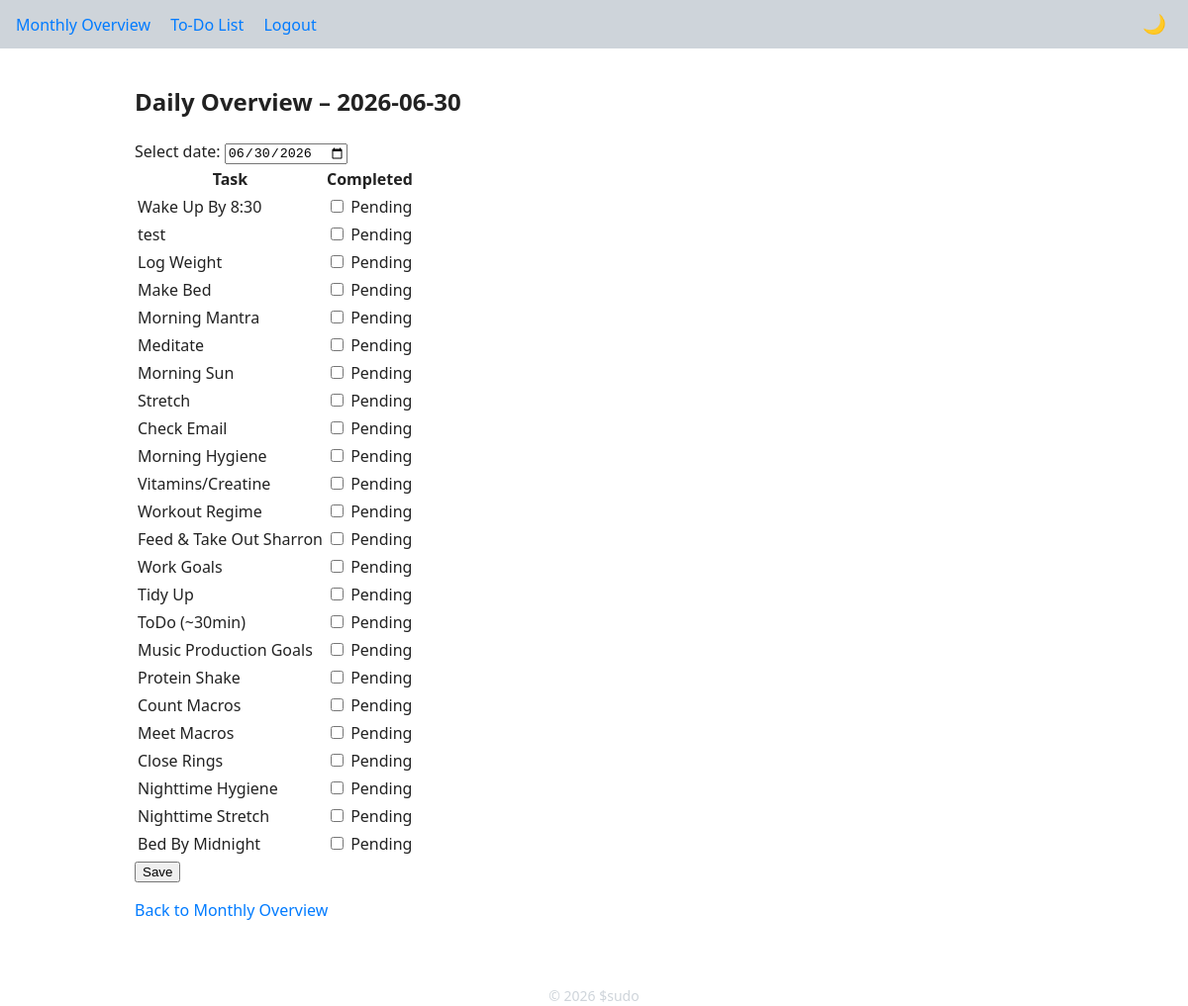
The app's page /daily (signed in) with its own data.
### app/models.py (models this page shows)
class TaskList(db.Model):
    __tablename__ = 'task_lists'
    id = db.Column(db.Integer, primary_key=True)
    user_id = db.Column(db.Integer, db.ForeignKey('users.id'), nullable=False)
    name = db.Column(db.String(200), nullable=False)
    position = db.Column(db.Integer, nullable=False, default=0)

### app/routes/tasks.py (the view, shortened to what this page needs)
@bp.route('/daily', methods=['GET', 'POST'])
@login_required
def daily():
    date_str = request.args.get('date')
    if not date_str:
        date_str = date.today().isoformat()
    try:
        date.fromisoformat(date_str)
    except ValueError:
        return redirect(url_for('main.monthly'))
    statuses = get_daily_status(current_user, date_str)
    task_names = [t.name for t in TaskList.query.filter_by(user_id=current_user.id).order_by(TaskList.position).all()]
    return render_template(
        'tasks/daily.html',
        date=date_str,
        tasks=task_names,
        statuses=statuses,
    )

### app/__init__.py (called while the page is built)
def create_app(config_name: str = 'development') -> Flask:
    app = Flask(__name__, instance_relative_config=True)
    from .config import DevelopmentConfig, ProductionConfig
    config_cls = {
        'development': DevelopmentConfig,
        'production': ProductionConfig
    }[config_name]
    app.config.from_object(config_cls)
    try:
        os.makedirs(app.instance_path, exist_ok=True)
    except OSError as exc:  # pragma: no cover
        raise RuntimeError(f'Failed to create instance folder: {exc}')
    db.init_app(app)
    login_manager.init_app(app)
    csrf.init_app(app)
    from .routes import bp as main_bp
    app.register_blueprint(main_bp)
    with app.app_context():
        db.create_all()
    @app.context_processor
    def inject_current_year():
        return {'current_year': __import__('datetime').datetime.utcnow().year}
    return app

### app/helpers.py (called while the page is built)
def get_daily_status(user, date_str):
    day_obj = date.fromisoformat(date_str)
    tasks = TaskList.query.filter_by(user_id=user.id).order_by(TaskList.position).all()
    status_map = {t.name: False for t in tasks}
    for dt in DailyTask.query.filter_by(user_id=user.id, date=day_obj).all():
        task_name = TaskList.query.get(dt.task_id).name
        status_map[task_name] = dt.status
    return status_map

### app/models.py (called while the page is built)
@login_manager.user_loader
def load_user(user_id: str):
    return User.query.get(int(user_id))

### app/templates/tasks/daily.html (shortened to what this page needs)
{% extends "base.html" %}
{% block content %}
<h2>Daily Overview – {{ date }}</h2>
<form method="get" action="{{ url_for('main.daily') }}">
    <label for="date-select">Select date:</label>
    <input type="date" id="date-select" name="date" value="{{ date }}" onchange="this.form.submit()">
</form>
<form method="post" action="{{ url_for('main.daily', date=date) }}">
    <table class="task-table">
        <thead>
            <tr>
                <th>Task</th>
                <th>Completed</th>
            </tr>
        </thead>
        <tbody>
            {% for task in tasks %}
            <tr>
                <td>{{ task }}</td>
                <td>
                    <input type="checkbox" name="task_{{ loop.index0 }}"
                           id="task_{{ loop.index0 }}"
                           {% if statuses[task] %}checked{% endif %}>
                    <label for="task_{{ loop.index0 }}">
                        {% if statuses[task] %}Done{% else %}Pending{% endif %}
                    </label>
                </td>
            </tr>
            {% endfor %}
        </tbody>
    </table>
    <button type="submit">Save</button>
</form>
<p><a href="{{ url_for('main.monthly') }}">Back to Monthly Overview</a></p>
{% endblock %}

### app/templates/base.html (shortened to what this page needs)
<!DOCTYPE html>
<html lang="en" data-theme="light">
<head>
  <link rel="stylesheet" href="{{ url_for('static', filename='css/style.css') }}">
</head>
<body>
  <nav class="navbar">
    <div class="nav-left">
      {% if current_user.is_authenticated %}
        <a href="{{ url_for('main.monthly') }}">Monthly Overview</a>
        <a href="{{ url_for('main.todolists') }}">To‑Do List</a>
        <a href="{{ url_for('main.logout') }}">Logout</a>
      {% else %}
        <a href="{{ url_for('main.login') }}">Login</a>
        <a href="{{ url_for('main.register') }}">Register</a>
      {% endif %}
    </div>
    <div class="nav-right">
      <button id="theme-toggle" class="theme-toggle" title="Toggle light/dark theme">🌙</button>
    </div>
  </nav>
  {% block wrapper %}
    <div class="container">{% block content %}{% endblock %}</div>
  {% endblock %}
  <footer>
    © {{ current_year }} $sudo
  </footer>
</body>
</html>

### app/static/css/style.css (style rules this page uses)
:root { --bg: #ffffff; --text: #222222; --accent: #007bff; --danger: #dc3545; --success: #28a745; --warning: #ffc107; --border: #ced4da; --border-radius: 4px; --font-family: system-ui, sans-serif; }
html, body { margin: 0; padding: 0; font-family: var(--font-family); background: var(--bg); color: var(--text); line-height: 1.5; }
*, *::before, *::after { box-sizing: border-box; }
a { color: var(--accent); text-decoration: none; }
.navbar { display: flex; justify-content: space-between; align-items: center; padding: .75rem 1rem; background: var(--border); }
.nav-left a { margin-right: 1rem; }
.theme-toggle { background: none; border: none; font-size: 1.2rem; cursor: pointer; color: var(--text); }
.container { max-width: 960px; margin: 0 auto; padding: 1rem; }
footer { text-align: center; margin-top: 2rem; color: var(--border); font-size: .875rem; }

### records on screen
TaskList: name "Wake Up By 8:30", shows "Pending"
TaskList: name "test", shows "Pending"
TaskList: name "Log Weight", shows "Pending"
TaskList: name "Make Bed", shows "Pending"
TaskList: name "Morning Mantra", shows "Pending"
TaskList: name "Meditate", shows "Pending"
TaskList: name "Morning Sun", shows "Pending"
TaskList: name "Stretch", shows "Pending"
TaskList: name "Check Email", shows "Pending"
TaskList: name "Morning Hygiene", shows "Pending"
TaskList: name "Vitamins/Creatine", shows "Pending"
TaskList: name "Workout Regime", shows "Pending"
TaskList: name "Feed & Take Out Sharron", shows "Pending"
TaskList: name "Work Goals", shows "Pending"
TaskList: name "Tidy Up", shows "Pending"
TaskList: name "ToDo (~30min)", shows "Pending"
TaskList: name "Music Production Goals", shows "Pending"
TaskList: name "Protein Shake", shows "Pending"
TaskList: name "Count Macros", shows "Pending"
TaskList: name "Meet Macros", shows "Pending"
TaskList: name "Close Rings", shows "Pending"
TaskList: name "Nighttime Hygiene", shows "Pending"
TaskList: name "Nighttime Stretch", shows "Pending"
TaskList: name "Bed By Midnight", shows "Pending"

### other values on screen
{{ date }} "2026-06-30"
{{ current_year }} "2026"
